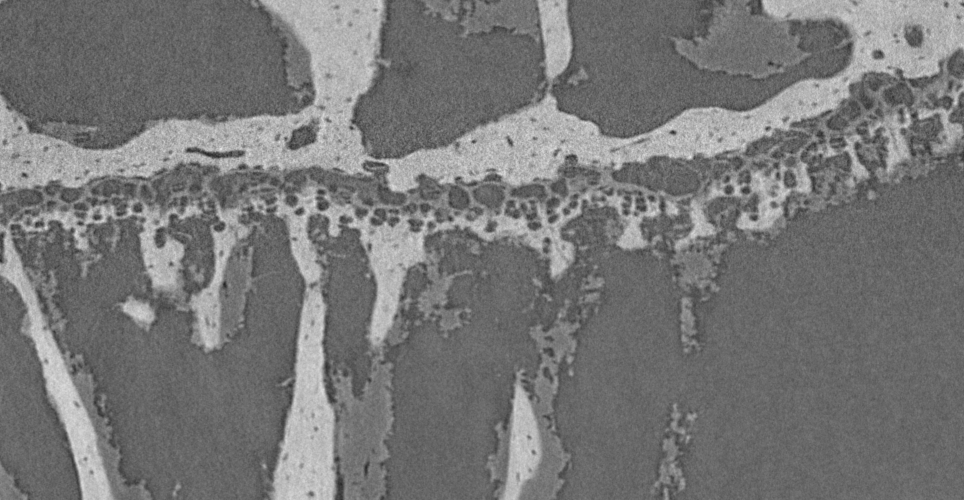
#> input picture week5/data/V12_10X_x502.png, 964 x 500 px
$ jupyter execute --allow-errors bone_segmentation.ipynb
#> lines starting #> are read from the running program, lines starting #| are printed output that depends on the picture; after the words box and inside, x2 and y2 are one past the last pixel; in counts of white or black regions, pixels touching at a corner belong together
# Bone segmentation

Imports and helping functions

[cell 1]
from skimage.io import imread
import matplotlib.pyplot as plt
import maxflow
import numpy as np

def segmentation_histogram(ax, I, S, edges=None):
    '''
    Histogram for data and each segmentation label.
    '''
    if edges is None:
        edges = np.linspace(I.min(), I.max(), 100)
    ax.hist(I.ravel(), bins=edges, color = 'k')
    centers = 0.5 * (edges[:-1] + edges[1:])
    for k in range(S.max() + 1):
        ax.plot(centers, np.histogram(I[S==k].ravel(), edges)[0])

Inspect the data.

[cell 2]
I = imread('../week5/data/V12_10X_x502.png').astype(float)/(2**16-1)
#> I: shape (500, 964) float64; min 0.141, max 0.899, mean 0.465

fig, ax = plt.subplots(1, 2, figsize=(12, 6))
ax[0].imshow(I, cmap=plt.cm.gray)
ax[0].set_title('image')

edges = np.linspace(0, 1, 257)
ax[1].hist(I.ravel(), edges)
ax[1].set_xlabel('pixel values')
ax[1].set_ylabel('count')
ax[1].set_title('intensity histogram')
ax[1].set_aspect(0.5/ax[1].get_data_ratio())
plt.tight_layout()
plt.show()
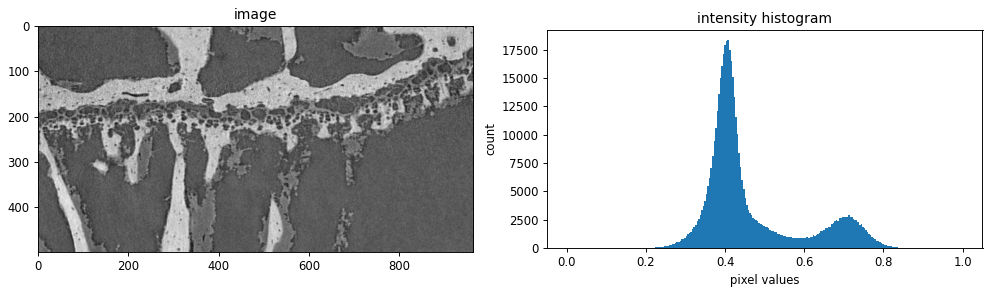
#> figure drawn by matplotlib, 2 panels; panel 2: tallest bar 18334 high, from x = 0.406 to 0.41

Define the likelihood and check the max-likelihood solution (thresholding).

[cell 3]
#%% Define likelihood
mu = [0.40, 0.71]

# A "cost" array is calculated, where each pixel's deviation from the two mean values is squared.
# This results in a 3D array where the third dimension has two layers,
# each representing the squared difference of the pixel intensities from one of the two means.
U = np.stack([(I-mu[i])**2 for i in range(len(mu))], axis=2)

#  The initial segmentation is determined by finding which mean value (0 or 1) each pixel is closer to in terms of squared difference.
# This results in a 2D array where each pixel is labeled as belonging to the segment 0 or 1 based on which mean it's closer to.
S0 = np.argmin(U, axis=2)
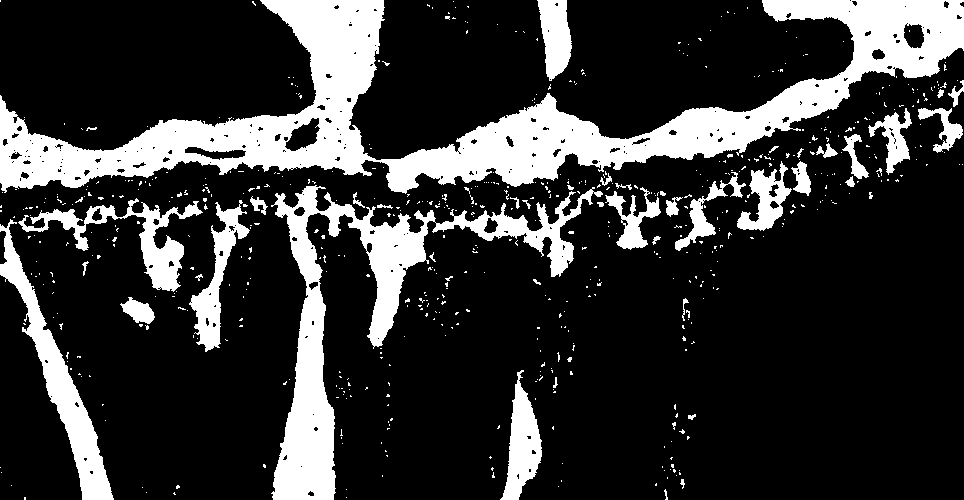
#> S0: shape (500, 964) int64; values 0 (black) and 1 (white), 20.6% white; 621 white regions (577 under 20 px), largest, box (x1, y1, x2, y2) and area: (0, 0, 964, 194) 51889, (271, 185, 603, 500) 18698, (0, 219, 114, 500) 6160

fig, ax = plt.subplots(1, 2, figsize=(12, 6))
ax[0].imshow(S0)
ax[0].set_title('max likelihood')

segmentation_histogram(ax[1], I, S0, edges=edges)
ax[1].set_aspect(0.5/ax[1].get_data_ratio())
ax[1].set_xlabel('pixel values')
ax[1].set_ylabel('count')
ax[1].set_title('segmentation histogram')
plt.tight_layout()
plt.show()
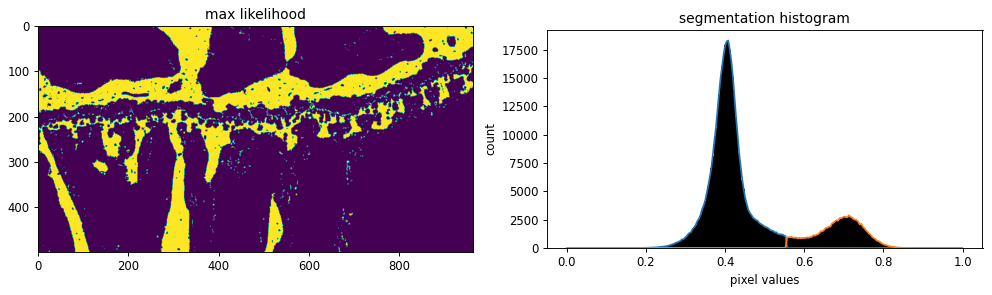
#> figure drawn by matplotlib, 2 panels; panel 2: tallest bar 18334 high, from x = 0.406 to 0.41; panel 2: curve peaks at x = 0.408, y = 18334; panel 2: curve peaks at x = 0.713, y = 2880

Define MRF and use graph cuts to get the solution with the smallest posterior energy.

[cell 4]
#%% Define prior, construct graph, solve
beta  = 0.1
#> (the rest of this cell did not finish here and is left out)

## Optional: three classes

Use alpha expansion from maxflow to obtain three-class segmentation.

[cell 5]
#%% Define likelihood
mu = [0.40, 0.46, 0.71]
U = np.stack([(I-mu[i])**2 for i in range(len(mu))], axis=2)
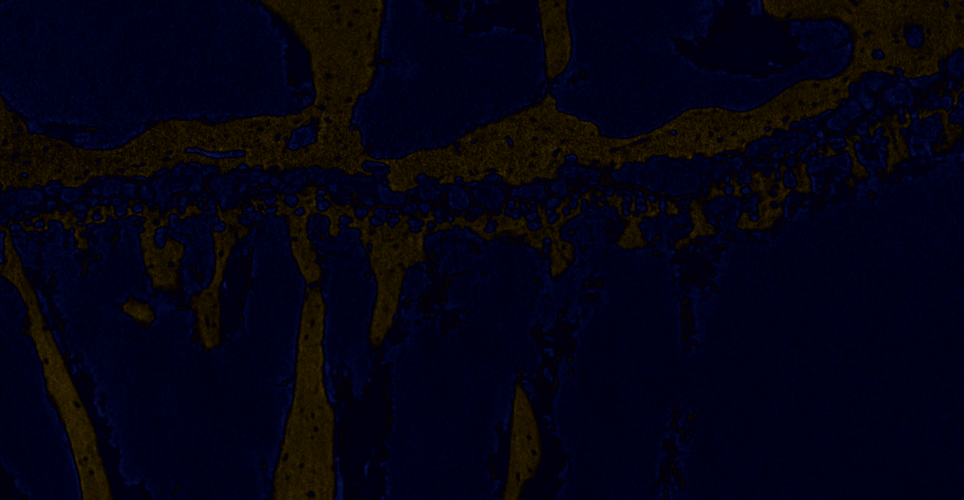
#> U: shape (500, 964, 3) float64; mean of channels 0, 1, 2 0.0196, 0.0154, 0.0755; drawn as R, G, B
S0 = np.argmin(U, axis=2)
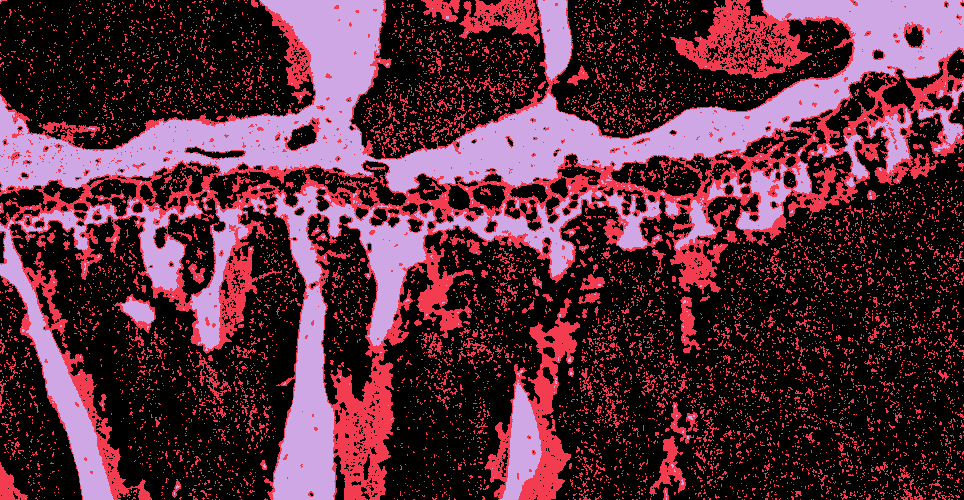
#> S0: shape (500, 964) int64; 3 distinct labels, from 0 to 2; one colour per label, 0 black

fig, ax = plt.subplots(1, 2, figsize=(12, 6))
ax[0].imshow(S0)
ax[0].set_title('max likelihood')

segmentation_histogram(ax[1], I, S0, edges=edges)
ax[1].set_aspect(0.5/ax[1].get_data_ratio())
ax[1].set_xlabel('pixel values')
ax[1].set_ylabel('count')
ax[1].set_title('segmentation histogram')
plt.tight_layout()
plt.show()
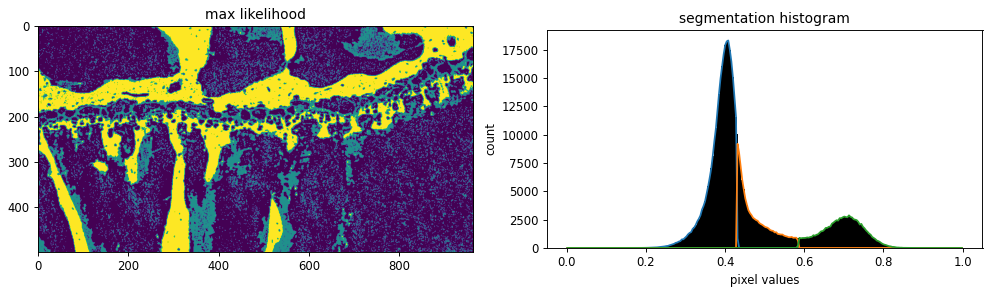
#> figure drawn by matplotlib, 2 panels; panel 2: tallest bar 18334 high, from x = 0.406 to 0.41; panel 2: curve peaks at x = 0.408, y = 18334; panel 2: curve peaks at x = 0.432, y = 9197; panel 2: curve peaks at x = 0.713, y = 2880

[cell 6]
#%% Define prior and solve
beta  = 0.02
B = beta - beta * np.eye(len(mu))
#> B = [[0, 0.02, 0.02], [0.02, 0, 0.02], [0.02, 0.02, 0]]
#  solving
S = S0.copy()
maxflow.fastmin.aexpansion_grid(U, B, labels = S)
#> (this line was passed over: maxflow is not available in this run)


fig, ax = plt.subplots(1, 2, figsize=(12, 6))
ax[0].imshow(S)
ax[0].set_title('max posterior')

segmentation_histogram(ax[1], I, S, edges=edges)
ax[1].set_aspect(0.5/ax[1].get_data_ratio())
ax[1].set_xlabel('pixel values')
ax[1].set_ylabel('count')
ax[1].set_title('segmentation histogram')
plt.tight_layout()
plt.show()
#> figure, not shown here; panel 2: tallest bar 18334 high, from x = 0.406 to 0.41; panel 2: curve peaks at x = 0.408, y = 18334; panel 2: curve peaks at x = 0.432, y = 9197; panel 2: curve peaks at x = 0.713, y = 2880

$ run again, with week5/data/V8_10X_x502.png copied over week5/data/V12_10X_x502.png
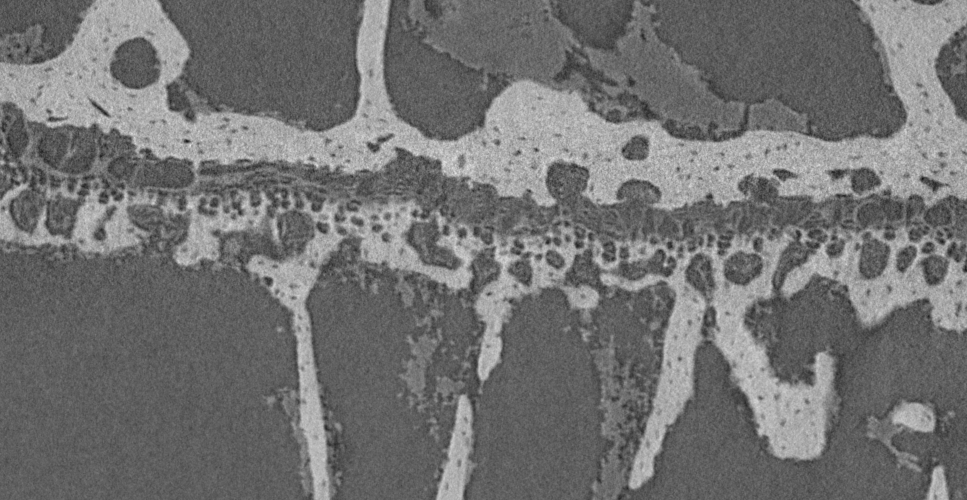
#> input picture week5/data/V8_10X_x502.png, 967 x 500 px
#> `S0 = np.argmin(U, axis=2)`:
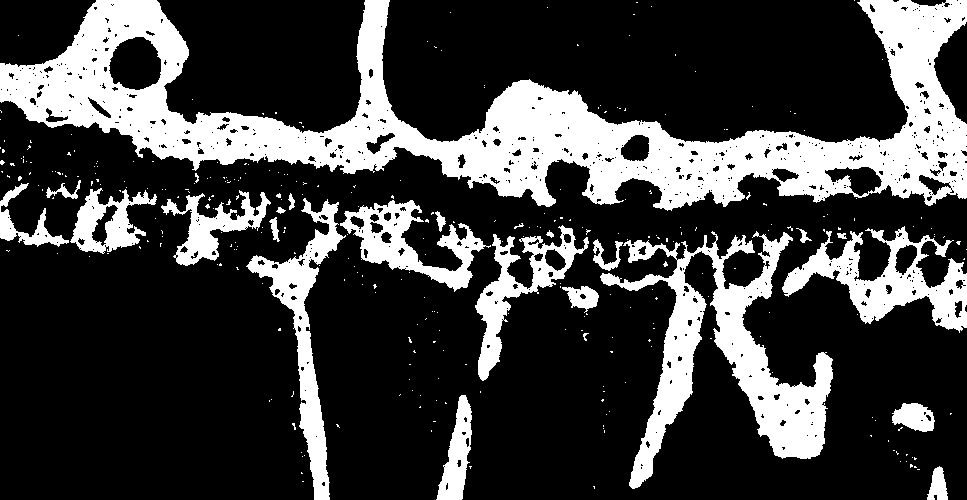
#> S0: shape (500, 967) int64; values 0 (black) and 1 (white), 24.8% white; 323 white regions (298 under 20 px), largest, box (x1, y1, x2, y2) and area: (0, 0, 967, 211) 67331, (600, 231, 833, 489) 17495, (782, 226, 967, 333) 7281
#> `plt.show()`:
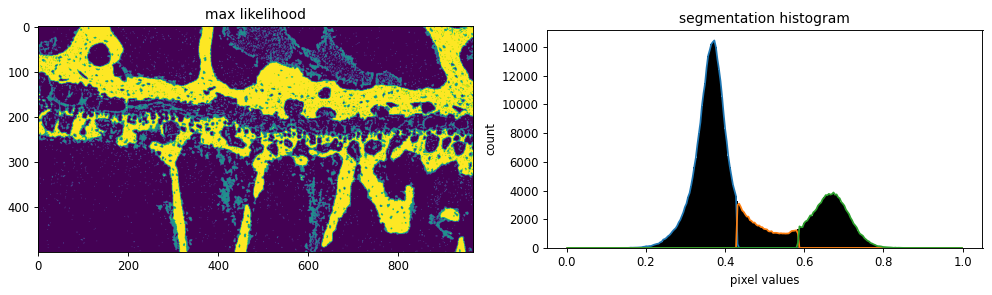
#> figure drawn by matplotlib, 2 panels; panel 2: tallest bar 14464 high, from x = 0.371 to 0.375; panel 2: curve peaks at x = 0.373, y = 14464; panel 2: curve peaks at x = 0.436, y = 3086; panel 2: curve peaks at x = 0.674, y = 3867
#> B = [[0, 0.02, 0.02], [0.02, 0, 0.02], [0.02, 0.02, 0]]
